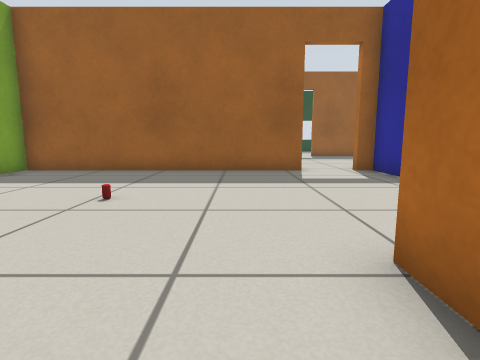
View 1 (above)

24 first-person views from a walk through a robot-simulator world made for Gazebo. The camera is 0.5 m above the floor, tilts 8° down and sees 80° across. The lines on the ground mark 1 m squares. The floor is counted in squares, 0.5 m on a side. Each view is taken from the middle of a square. On the plan, view 1 faces up. The plan holds only what a view shows up to about 11 squares ahead; the rest is blank. Simple patterns stand in for the simulator's built-in surfaces.

View 2
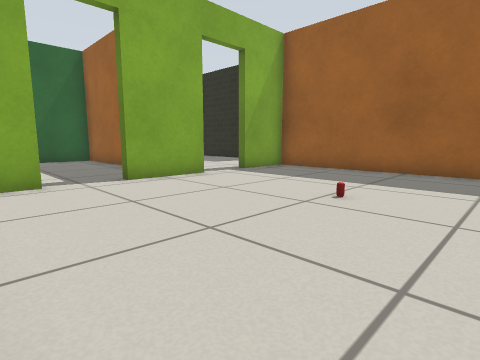

View 3
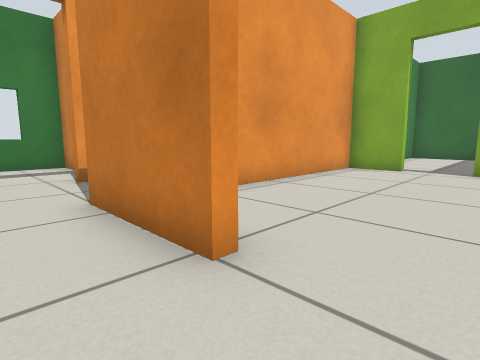

View 4
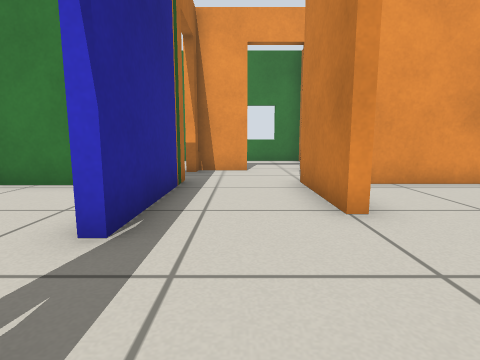

View 5
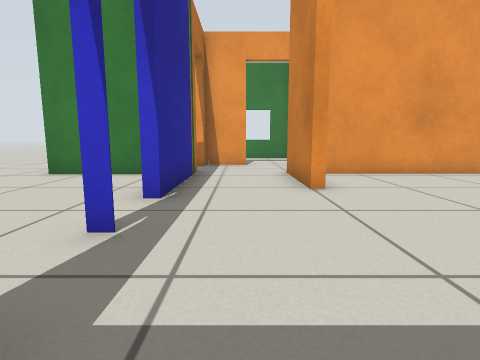

View 6
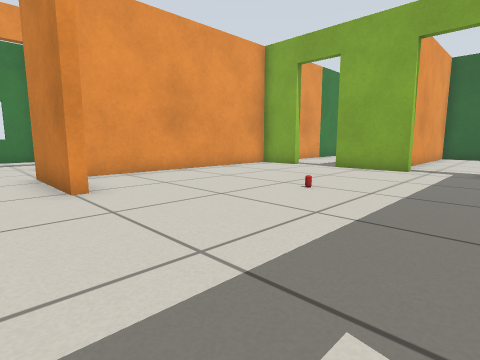

View 7
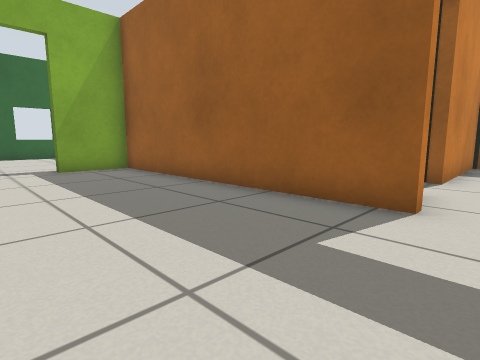

View 8
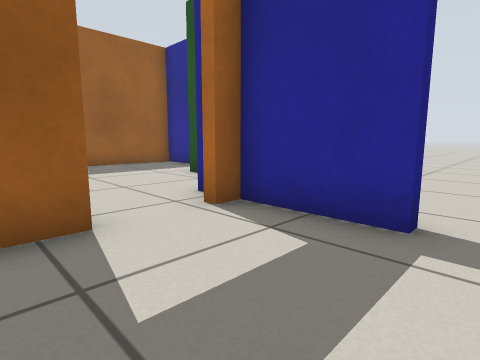

View 9
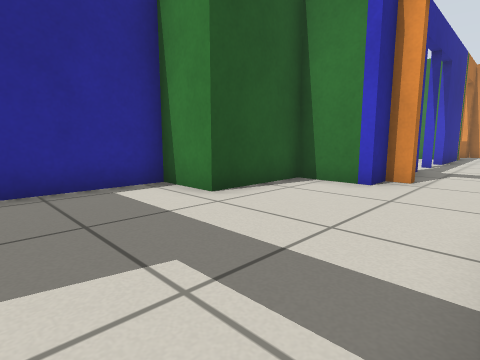

View 10
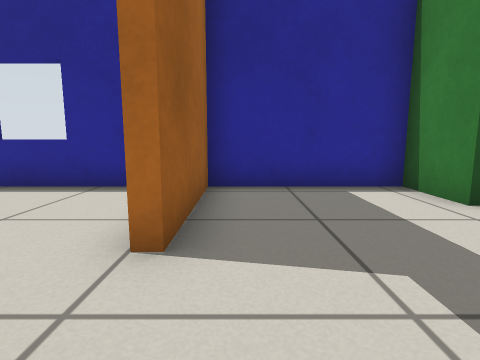

View 11
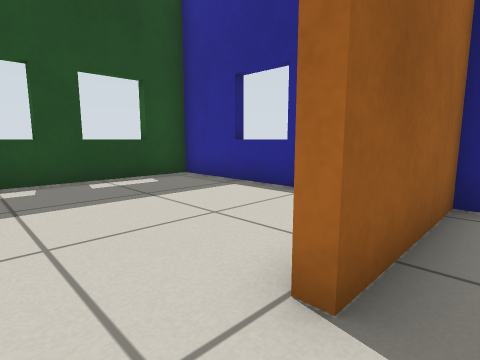

View 12
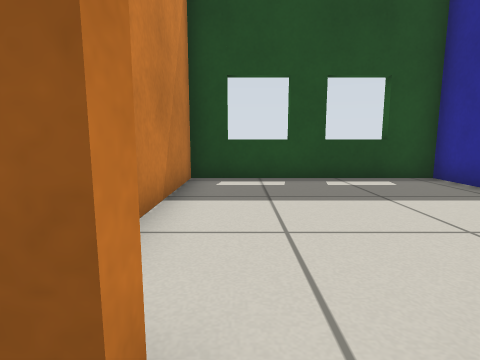

View 13
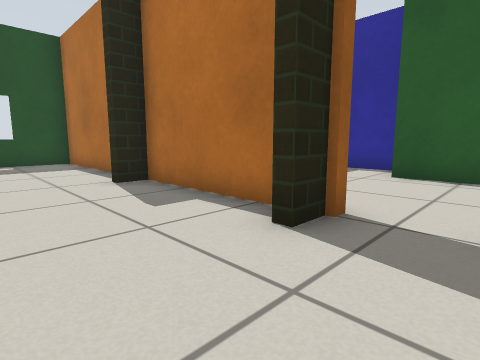

View 14
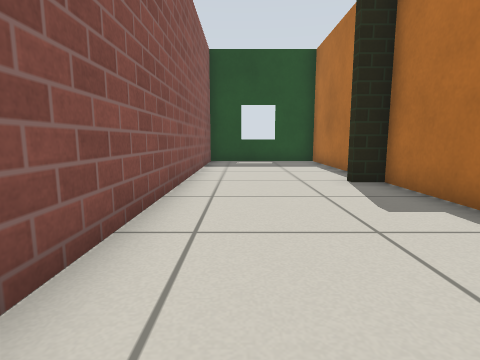

View 15
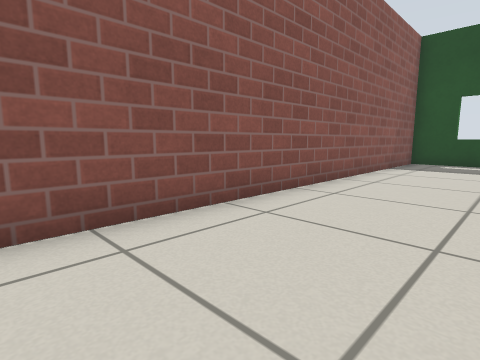

View 16
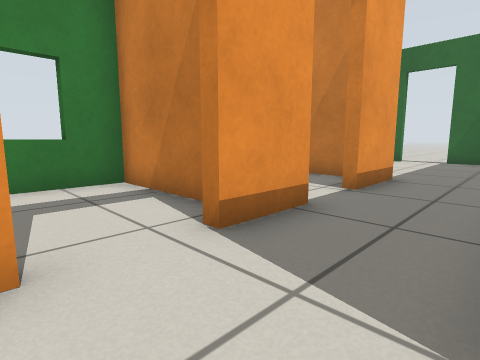

View 17
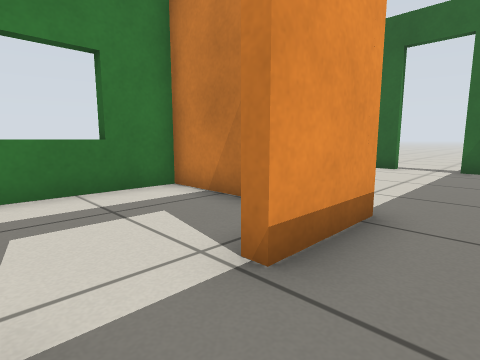

View 18
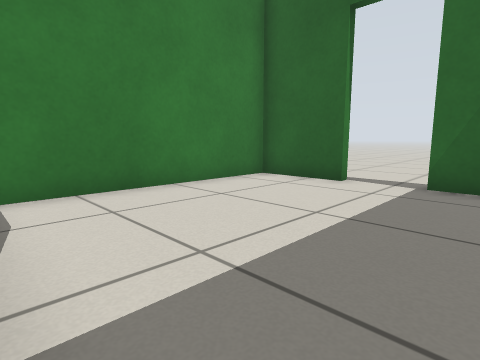

View 19
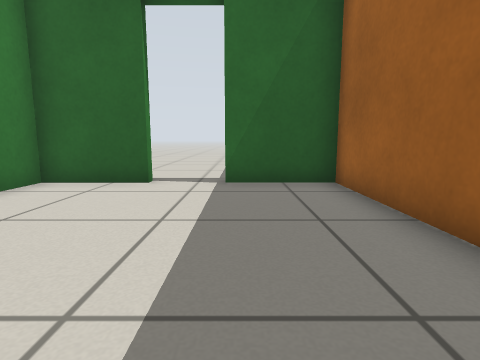

View 20
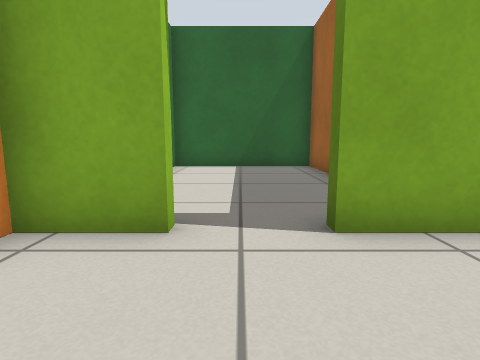

View 21
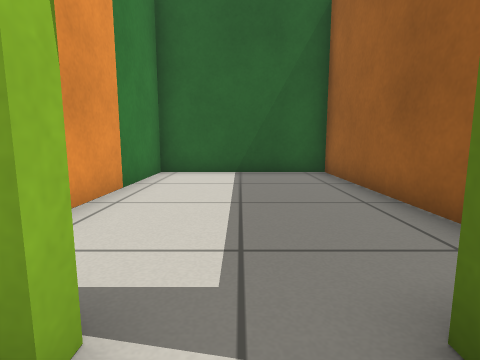

View 22
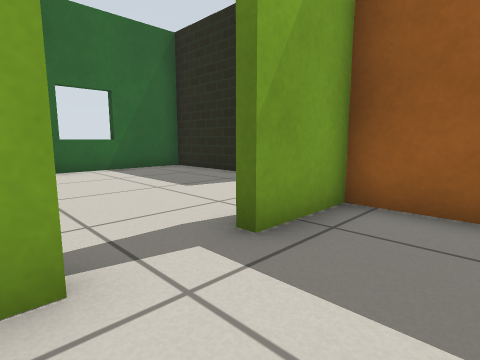

View 23
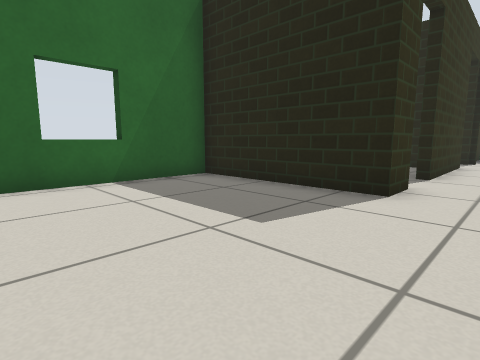

View 24
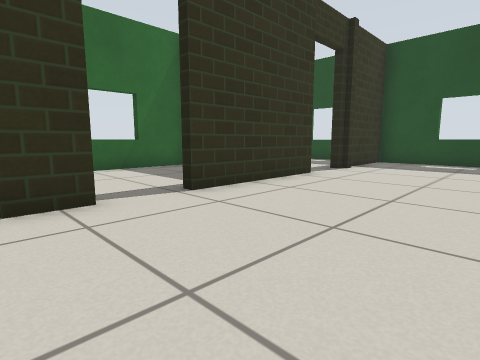

### Floor plan
Points are (right, up) in squares from view 1. A wall is a line through its corners. A room is listed if a view was taken in it or the views show most of it. See-through windows are left out.
Room 1 (views 1, 2, 3, 4, 5, 6, 7, 8, 16, 20, 21, 22)
walls: (1.6, 2.2) (1.6, -0.9); (4.4, 6.8) (4.4, 9.4); (-7, 5.4) (-7, 3); (2, 9.4) (-7, 9.3) (-7, 7.2); (-7, 1.2) (-7, -0.5) (0.5, -0.5); (4.4, -1.1) (4.4, 3.2); (2.7, -3.4) (4.4, -3.4) (4.4, -2.8)
low walls: (1.4, 1.4) (1.4, 2.2)
ways out: open door at (2.1, 10.4) to room 2; opening at (1, -2) to room 4; open door at (1.5, -3.5) to room 4; open door at (-7, 6.5) to room 5; open door at (-7, 2.5) to room 7; open door at (4.5, -1.5); open door at (4.5, 5)
objects: other object (-2, 5)
Room 2 (views 9, 10, 11, 12)
walls: (4.4, 10.5) (6.3, 10.5) (6.3, 13.5) (8.1, 13.5) (8.1, 17.7) (4.4, 17.7); (1.7, 17.7) (1.7, 12.8); (3.8, 9.6) (4.4, 9.6)
low walls: (2.7, 17.7) (1.7, 17.7)
ways out: open door at (2.1, 10.4) to room 1; open door at (3.5, 18) to room 8
Room 3 (views 13, 14, 15)
walls: (1.4, 20) (1.4, 23.7); (1.4, 13.6) (1.4, 17.7); (-3.4, 23.9) (-3.4, 11.2); (0.9, 24.4) (-2.9, 24.4)
Room 4 (views 17, 18, 19)
walls: (-4.9, -3.4) (-2.7, -3.4); (-7.5, -0.8) (-11.6, -0.8) (-11.6, -3.4); (-11.6, -5.1) (-11.6, -7.7) (-5.4, -7.7); (-0.9, -3.4) (1, -3.4)
ways out: opening at (1, -2) to room 1; open door at (1.5, -3.5) to room 1; open door at (-1.5, -3.5) to room 9; open door at (-12, -4.5)
Room 5 (view 23)
walls: (-10.1, 5) (-9.2, 5); (-9.6, 11.4) (-14.8, 11.4) (-14.8, 6.5)
ways out: open door at (-7, 6.5) to room 1; opening at (-8, 10.7) to room 6
Room 6 (view 24)
walls: (-9.6, 18.8) (-9.6, 14.2); (-9.6, 12.5) (-9.6, 11.4); (-9.6, 22.6) (-9.6, 21.5); (-6.1, 24.4) (-7.9, 24.4)
ways out: opening at (-8, 10.7) to room 5; open door at (-10, 13.5); open door at (-10, 19.5)
Room 7 (no view inside)
walls: (-9.3, 4.6) (-14.8, 4.6) (-14.8, -0.5) (-10, -0.5)
ways out: open door at (-7, 2.5) to room 1
Room 8 (no view inside)
walls: (8.1, 19.4) (8.1, 24.4) (1.7, 24.4) (1.7, 20.5)
ways out: open door at (3.5, 18) to room 2
Room 9 (no view inside)
walls: (-4.5, -4.5) (-4.5, -7.7) (-1.4, -7.7)
ways out: open door at (-1.5, -3.5) to room 4

Positions as (right, up) in squares from view 1, and headings:
1: (0, 0), facing up
2: (0, 0), facing up-left
3: (3, 4), facing down-left
4: (3, 6), facing down
5: (3, 8), facing down
6: (3, 8), facing down-left
7: (3, 5), facing up-left
8: (1, 6), facing up-right
9: (2, 17), facing down-right
10: (2, 17), facing right
11: (3, 17), facing up-right
12: (3, 17), facing up
13: (-2, 11), facing up-right
14: (-2, 11), facing up
15: (0, 11), facing up-left
16: (3, -1), facing down-left
17: (-1, -2), facing down-left
18: (-5, -2), facing down-left
19: (-5, -3), facing left
20: (-4, 2), facing left
21: (-6, 2), facing left
22: (-5, 5), facing up-left
23: (-8, 6), facing up-left
24: (-5, 11), facing up-left
